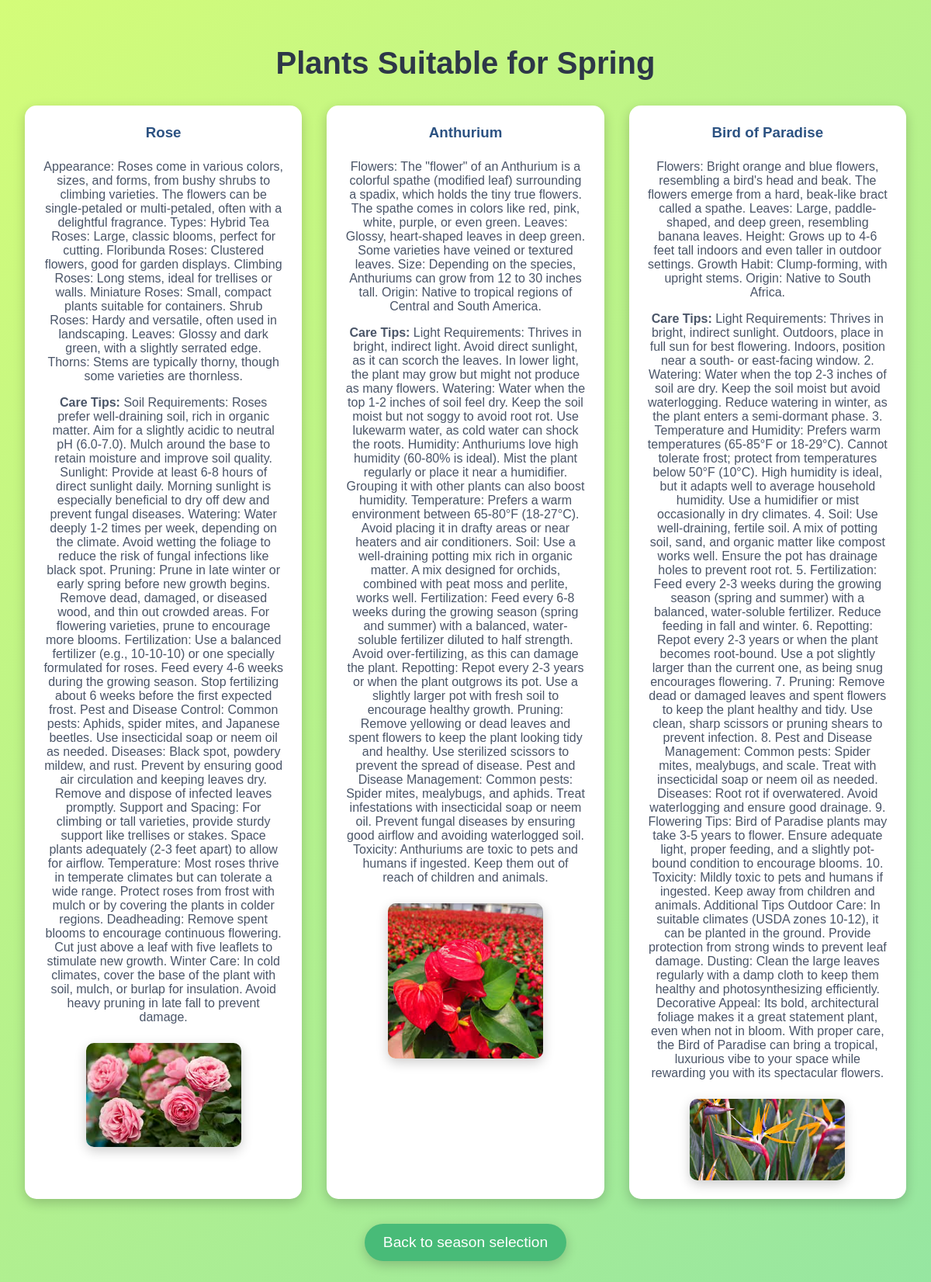
Screenshot of /plant_guide/plants-by-season/spring/ with the database file from the repository.
### trees/models.py (models this page shows, shortened)
class Tree(models.Model):
    SEASON_CHOICES = [
        ('summer', 'Summer'),
        ('winter', 'Winter'),
        ('spring', 'Spring'),
        ('autumn', 'Autumn'),
        ('other', 'Other'),
    ]
    name = models.CharField(max_length=100)
    category = models.CharField(max_length=100)
    price = models.IntegerField(default=0)
    season = models.CharField(max_length=20, choices=SEASON_CHOICES, default='other')
    description = models.TextField(blank=True, null=True)
    care_tips = models.TextField(blank=True, null=True)
    image = models.ImageField(upload_to='tree_images/', null=True, blank=True)
    total_rating = models.IntegerField(default=0)
    num_ratings = models.IntegerField(default=0)

### plant_guide/views.py (the view)
# urls.py: path('plants-by-season/<season>/', views.plants_by_season, name='plants_by_season'),
def plants_by_season(request, season):
    trees = Tree.objects.filter(season=season)
    return render(request, 'plants_by_season.html', {'trees': trees, 'season': season})

### templates/plants_by_season.html (shortened to what this page needs)
<!DOCTYPE html>
<html lang="en">
<head>
</head>
<body>
    <h1>Plants Suitable for {{ season|title }}</h1>
    {% if trees %}
        <ul>
            {% for tree in trees %}
                <li>
                    <h3>{{ tree.name }}</h3>
                    <p>{{ tree.description }}</p>
                    <p><strong>Care Tips:</strong> {{ tree.care_tips }}</p>
                    {% if tree.image %}
                        <img src="{{ tree.image.url }}" alt="{{ tree.name }}">
                    {% endif %}
                </li>
            {% endfor %}
        </ul>
    {% else %}
        <p style="font-size: 1.5rem; color: #718096;">No plants found for this season.</p>
    {% endif %}
    <a href="{% url 'select_season' %}">Back to season selection</a>
</body>
</html>

### templates/plants_by_season.html (style rules this page uses)
body { margin: 0; padding: 0; font-family: Arial, sans-serif; background: linear-gradient(135deg, #D4FC79, #96E6A1); color: #333; display: flex; flex-direction: column; align-items: center; padding: 2rem; }
h1 { font-size: 2.5rem; margin-bottom: 2rem; text-align: center; color: #2d3748; animation: fadeIn 1s ease-in-out; }
ul { list-style: none; padding: 0; margin: 0; display: grid; grid-template-columns: repeat(auto-fit, minmax(300px, 1fr)); gap: 2rem; width: 100%; max-width: 1200px; animation: fadeIn 1s ease-in-out; }
li { background: #fff; border-radius: 15px; box-shadow: 0 5px 15px rgba(0, 0, 0, 0.2); padding: 1.5rem; display: flex; flex-direction: column; align-items: center; text-align: center; transition: transform 0.3s ease, box-shadow 0.3s ease; }
h3 { margin: 0 0 1rem; color: #2c5282; }
p { margin: 0.5rem 0; color: #4a5568; }
img { width: 100%; max-width: 200px; margin-top: 1rem; border-radius: 10px; box-shadow: 0 5px 15px rgba(0, 0, 0, 0.2); }
a { margin-top: 2rem; text-decoration: none; font-size: 1.2rem; color: #fff; background: #48bb78; padding: 0.8rem 1.5rem; border-radius: 25px; transition: background 0.3s ease, transform 0.3s ease; box-shadow: 0 5px 15px rgba(0, 0, 0, 0.2); }

### rows the page displays
Tree: name "Rose", description "Appearance: Roses come in various colors, sizes, and forms, from bushy shrubs to climbing varieties. The flowers can be single-petaled or multi-petaled, often with a delightful fragrance. Types: Hybrid Tea Roses: Large, classic blooms, perfect for cutting. Floribunda Roses: Clustered flowers, good for garden displays. Climbing Roses: Long stems, ideal for trellises or walls. Miniature Roses: Small, compact plants suitable for containers. Shrub Roses: Hardy and versatile, often used in landscaping. Leaves: Glossy and dark green, with a slightly serrated edge. Thorns: Stems are typically thorny, though some varieties are thornless.", care_tips "Soil Requirements: Roses prefer well-draining soil, rich in organic matter. Aim for a slightly acidic to neutral pH (6.0-7.0). Mulch around the base to retain moisture and improve soil quality. Sunlight: Provide at least 6-8 hours of direct sunlight daily. Morning sunlight is especially beneficial to dry off dew and prevent fungal diseases. Watering: Water deeply 1-2 times per week, depending on the climate. Avoid wetting the foliage to reduce the risk of fungal infections like black spot. Pruning: Prune in late winter or early spring before new growth begins. Remove dead, damaged, or diseased wood, and thin out crowded areas. For flowering varieties, prune to encourage more blooms.…", image (picture)
Tree: name "Anthurium", description "Flowers: The \"flower\" of an Anthurium is a colorful spathe (modified leaf) surrounding a spadix, which holds the tiny true flowers. The spathe comes in colors like red, pink, white, purple, or even green. Leaves: Glossy, heart-shaped leaves in deep green. Some varieties have veined or textured leaves. Size: Depending on the species, Anthuriums can grow from 12 to 30 inches tall. Origin: Native to tropical regions of Central and South America.", care_tips "Light Requirements: Thrives in bright, indirect light. Avoid direct sunlight, as it can scorch the leaves. In lower light, the plant may grow but might not produce as many flowers. Watering: Water when the top 1-2 inches of soil feel dry. Keep the soil moist but not soggy to avoid root rot. Use lukewarm water, as cold water can shock the roots. Humidity: Anthuriums love high humidity (60-80% is ideal). Mist the plant regularly or place it near a humidifier. Grouping it with other plants can also boost humidity. Temperature: Prefers a warm environment between 65-80°F (18-27°C). Avoid placing it in drafty areas or near heaters and air conditioners. Soil: Use a well-draining potting mix rich…", image (picture)
Tree: name "Bird of Paradise", description "Flowers: Bright orange and blue flowers, resembling a bird's head and beak. The flowers emerge from a hard, beak-like bract called a spathe. Leaves: Large, paddle-shaped, and deep green, resembling banana leaves. Height: Grows up to 4-6 feet tall indoors and even taller in outdoor settings. Growth Habit: Clump-forming, with upright stems. Origin: Native to South Africa.", care_tips "Light Requirements: Thrives in bright, indirect sunlight. Outdoors, place in full sun for best flowering. Indoors, position near a south- or east-facing window. 2. Watering: Water when the top 2-3 inches of soil are dry. Keep the soil moist but avoid waterlogging. Reduce watering in winter, as the plant enters a semi-dormant phase. 3. Temperature and Humidity: Prefers warm temperatures (65-85°F or 18-29°C). Cannot tolerate frost; protect from temperatures below 50°F (10°C). High humidity is ideal, but it adapts well to average household humidity. Use a humidifier or mist occasionally in dry climates. 4. Soil: Use well-draining, fertile soil. A mix of potting soil, sand, and organic matter…", image (picture)

### other values shown
{{ season|title }} "Spring"
